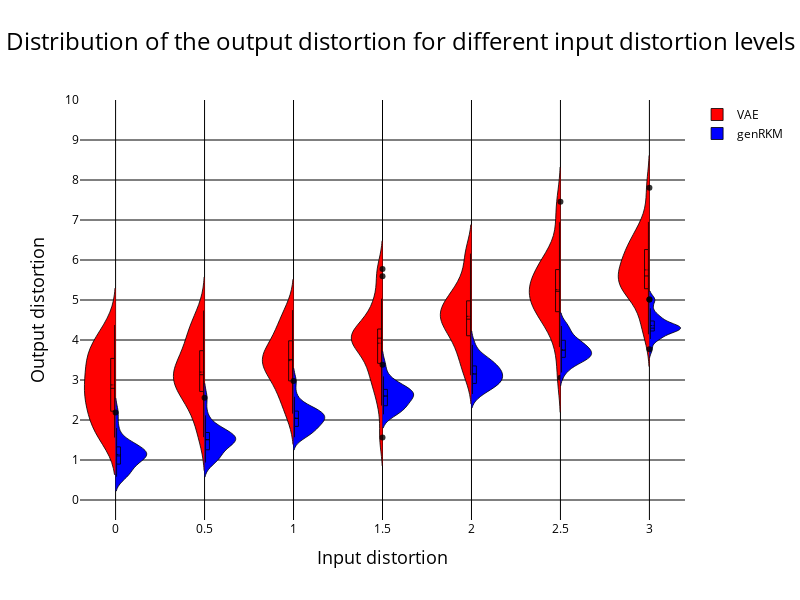

The cell this chart's notebook holds for it:
### Code cell
reference_matrix = [25*[item] for item in reference_points]
#print((reference_matrix))

traces = []

for i in range(len(reference_points)):

    # Create a trace for the holiday distribution
    trace1 = go.Violin(
        x=reference_matrix[i],
        y=Lists_close_distortion_VAE_t[i],
        name='VAE' if i == 0 else None,
        side='negative',
        box_visible=True,
        meanline_visible=True,
        #hovertemplate='Holiday<br>Noise Level: %{y.2f} dB(A)',
        #hoverlabel=dict(namelength=0),
        fillcolor='red',  
        line=dict(color='rgba(0, 0, 0, 0.8)', width=1) ,
        showlegend=(i == 0) 
    )

    # Create a trace for the normal day distribution
    trace2 = go.Violin(
        x=reference_matrix[i], #to put the two graphs next to each other instead of separately
        y=Lists_close_distortion_genRKM_t[i],
        name='genRKM' if i == 0 else None,
        side='positive',
        box_visible=True,
        meanline_visible=True,
        #hovertemplate='Normal Day<br>Noise Level: %{y.2f} dB(A)',
        #hoverlabel=dict(namelength=0),
        fillcolor='blue',
        line=dict(color='rgba(0, 0, 0, 0.8)', width=1) ,
        showlegend=(i == 0)
    )

    traces.append(trace1)
    traces.append(trace2)

# Create the layout for the plot
layout_fig1 = go.Layout(
    title=dict(
        text='Distribution of the output distortion for different input distortion levels',
        x=0.5,
        xanchor='center',
        font=dict(color="black", size=24)
    ),
    title_font=dict(size=24, color="black"),  
    xaxis=dict(
        {'title': 'Input distortion'}, 
        range = [-0.2, 3.2],
        #ticktext = ["false",'Holiday - Normal day'],
        title_font=dict(color="black", size = 18),
        tickfont=dict(color='black'),
        showticklabels=True, 
        tickvals = reference_points, 
        ticktext = reference_points,
        gridcolor='black'),
    yaxis=dict(
        {'title': 'Output distortion'},
        title_font=dict(color="black", size = 18),
        tickfont=dict(color="black"),
        #showticklabels=False,
        range = [-0.5, 10],
        tickvals=list(range(11)),
        gridcolor='black',
        zeroline=True,  # Ensure the zeroline is shown
        zerolinecolor='black',  # Set the color of the zeroline to black
        zerolinewidth=1  # Set the width of the zeroline
        ),
    violingap=0,  # Set the gap between violins to 0 for overlapping
    plot_bgcolor='white',  
    paper_bgcolor='white',  
    legend = dict(font=dict(color='black'))
)

layout_fig1.update(width=800, height=600)

# Create the figure and add the traces
fig1 = go.Figure(data=traces, layout=layout_fig1)

# Show the plot
fig1.show()

### Figure 1 — Plotly figure (JSON) as saved in the notebook; plotly's stock layout.template omitted (floating-point values rounded to 4 significant figures)
{"data": [{"box": {"visible": true}, "fillcolor": "red", "line": {"color": "rgba(0, 0, 0, 0.8)", "width": 1}, "meanline": {"visible": true}, "name": "VAE", "showlegend": true, "side": "negative", "type": "violin", "x": [0, 0, 0, 0, 0, 0, 0, 0, 0, 0, 0, 0, 0, 0, 0, 0, 0, 0, 0, 0, 0, 0, 0, 0, 0], "y": [3.6, 3.467, 2.297, 1.561, 2.959, 1.905, 3.52, 2.494, 3.946, 2.441, 3.026, 1.57, 4.374, 2.792, 2.717, 4.101, 3.186, 2.756, 3.776, 1.987, 1.747, 3.822, 1.913, 3.448, 2.522]}, {"box": {"visible": true}, "fillcolor": "blue", "line": {"color": "rgba(0, 0, 0, 0.8)", "width": 1}, "meanline": {"visible": true}, "name": "genRKM", "showlegend": true, "side": "positive", "type": "violin", "x": [0, 0, 0, 0, 0, 0, 0, 0, 0, 0, 0, 0, 0, 0, 0, 0, 0, 0, 0, 0, 0, 0, 0, 0, 0], "y": [1.798, 1.09, 0.9074, 0.5819, 1.223, 0.7025, 1.385, 1.077, 2.188, 1.022, 1.062, 0.596, 1.332, 1.17, 1.098, 1.47, 1.139, 1.327, 1.436, 0.7864, 0.8678, 1.161, 0.6719, 1.284, 1.102]}, {"box": {"visible": true}, "fillcolor": "red", "line": {"color": "rgba(0, 0, 0, 0.8)", "width": 1}, "meanline": {"visible": true}, "showlegend": false, "side": "negative", "type": "violin", "x": [0.5, 0.5, 0.5, 0.5, 0.5, 0.5, 0.5, 0.5, 0.5, 0.5, 0.5, 0.5, 0.5, 0.5, 0.5, 0.5, 0.5, 0.5, 0.5, 0.5, 0.5, 0.5, 0.5, 0.5, 0.5], "y": [3.707, 3.449, 2.851, 2.502, 4.162, 2.265, 3.313, 2.706, 4.427, 3.109, 3.132, 1.796, 4.736, 3.258, 2.954, 4.153, 3.645, 2.717, 4.216, 2.289, 3.128, 3.81, 1.571, 2.802, 3.26]}, {"box": {"visible": true}, "fillcolor": "blue", "line": {"color": "rgba(0, 0, 0, 0.8)", "width": 1}, "meanline": {"visible": true}, "showlegend": false, "side": "positive", "type": "violin", "x": [0.5, 0.5, 0.5, 0.5, 0.5, 0.5, 0.5, 0.5, 0.5, 0.5, 0.5, 0.5, 0.5, 0.5, 0.5, 0.5, 0.5, 0.5, 0.5, 0.5, 0.5, 0.5, 0.5, 0.5, 0.5], "y": [2.115, 1.45, 1.274, 0.9366, 1.507, 1.056, 1.751, 1.508, 2.557, 1.435, 1.476, 1.023, 1.716, 1.535, 1.422, 1.83, 1.578, 1.634, 1.807, 1.178, 1.2, 1.573, 1.037, 1.678, 1.414]}, {"box": {"visible": true}, "fillcolor": "red", "line": {"color": "rgba(0, 0, 0, 0.8)", "width": 1}, "meanline": {"visible": true}, "showlegend": false, "side": "negative", "type": "violin", "x": [1, 1, 1, 1, 1, 1, 1, 1, 1, 1, 1, 1, 1, 1, 1, 1, 1, 1, 1, 1, 1, 1, 1, 1, 1], "y": [3.984, 3.979, 3.679, 2.24, 3.711, 2.16, 3.67, 3.336, 4.657, 2.993, 3.326, 2.567, 4.747, 3.363, 3.521, 3.514, 3.566, 3.48, 4.244, 2.931, 2.885, 4.381, 2.639, 4.289, 3.245]}, {"box": {"visible": true}, "fillcolor": "blue", "line": {"color": "rgba(0, 0, 0, 0.8)", "width": 1}, "meanline": {"visible": true}, "showlegend": false, "side": "positive", "type": "violin", "x": [1, 1, 1, 1, 1, 1, 1, 1, 1, 1, 1, 1, 1, 1, 1, 1, 1, 1, 1, 1, 1, 1, 1, 1, 1], "y": [2.581, 1.874, 1.887, 1.616, 1.977, 1.721, 2.35, 1.982, 2.974, 2.038, 2.069, 1.738, 2.25, 2.215, 1.98, 2.289, 2.066, 2.121, 2.262, 1.716, 1.707, 2.198, 1.569, 2.162, 1.931]}, {"box": {"visible": true}, "fillcolor": "red", "line": {"color": "rgba(0, 0, 0, 0.8)", "width": 1}, "meanline": {"visible": true}, "showlegend": false, "side": "negative", "type": "violin", "x": [1.5, 1.5, 1.5, 1.5, 1.5, 1.5, 1.5, 1.5, 1.5, 1.5, 1.5, 1.5, 1.5, 1.5, 1.5, 1.5, 1.5, 1.5, 1.5, 1.5, 1.5, 1.5, 1.5, 1.5, 1.5], "y": [4.417, 4.182, 3.881, 3.345, 5.033, 3.082, 4.189, 3.806, 5.774, 3.441, 2.99, 1.561, 5.592, 4.118, 3.909, 4.716, 4.813, 3.562, 4.157, 4.227, 2.768, 4.046, 2.361, 4.046, 4.004]}, {"box": {"visible": true}, "fillcolor": "blue", "line": {"color": "rgba(0, 0, 0, 0.8)", "width": 1}, "meanline": {"visible": true}, "showlegend": false, "side": "positive", "type": "violin", "x": [1.5, 1.5, 1.5, 1.5, 1.5, 1.5, 1.5, 1.5, 1.5, 1.5, 1.5, 1.5, 1.5, 1.5, 1.5, 1.5, 1.5, 1.5, 1.5, 1.5, 1.5, 1.5, 1.5, 1.5, 1.5], "y": [3.09, 2.462, 2.361, 2.14, 2.49, 2.342, 2.879, 2.595, 3.379, 2.599, 2.675, 2.241, 2.874, 2.752, 2.634, 2.805, 2.592, 2.651, 2.926, 2.242, 2.268, 2.717, 2.145, 2.699, 2.424]}, {"box": {"visible": true}, "fillcolor": "red", "line": {"color": "rgba(0, 0, 0, 0.8)", "width": 1}, "meanline": {"visible": true}, "showlegend": false, "side": "negative", "type": "violin", "x": [2, 2, 2, 2, 2, 2, 2, 2, 2, 2, 2, 2, 2, 2, 2, 2, 2, 2, 2, 2, 2, 2, 2, 2, 2], "y": [5.533, 4.721, 4.392, 4.051, 4.458, 3.595, 4.922, 5.359, 6.136, 4.521, 4.751, 3.119, 6.159, 4.865, 4.124, 4.962, 4.778, 3.869, 5.356, 3.657, 4.487, 5.031, 3.255, 4.473, 4.233]}, {"box": {"visible": true}, "fillcolor": "blue", "line": {"color": "rgba(0, 0, 0, 0.8)", "width": 1}, "meanline": {"visible": true}, "showlegend": false, "side": "positive", "type": "violin", "x": [2, 2, 2, 2, 2, 2, 2, 2, 2, 2, 2, 2, 2, 2, 2, 2, 2, 2, 2, 2, 2, 2, 2, 2, 2], "y": [3.603, 3.004, 2.925, 2.649, 3.028, 2.867, 3.464, 3.073, 3.879, 3.147, 3.234, 2.655, 3.547, 3.315, 3.275, 3.487, 3.124, 3.176, 3.469, 2.879, 2.885, 3.255, 2.802, 3.297, 2.949]}, {"box": {"visible": true}, "fillcolor": "red", "line": {"color": "rgba(0, 0, 0, 0.8)", "width": 1}, "meanline": {"visible": true}, "showlegend": false, "side": "negative", "type": "violin", "x": [2.5, 2.5, 2.5, 2.5, 2.5, 2.5, 2.5, 2.5, 2.5, 2.5, 2.5, 2.5, 2.5, 2.5, 2.5, 2.5, 2.5, 2.5, 2.5, 2.5, 2.5, 2.5, 2.5, 2.5, 2.5], "y": [5.879, 5.479, 5.051, 4.721, 5.72, 4.513, 5.514, 5.218, 7.455, 5.173, 5.594, 4.649, 6.944, 4.743, 4.239, 6.092, 6.056, 5.107, 6.096, 5.016, 3.823, 5.332, 3.059, 5.318, 4.668]}, {"box": {"visible": true}, "fillcolor": "blue", "line": {"color": "rgba(0, 0, 0, 0.8)", "width": 1}, "meanline": {"visible": true}, "showlegend": false, "side": "positive", "type": "violin", "x": [2.5, 2.5, 2.5, 2.5, 2.5, 2.5, 2.5, 2.5, 2.5, 2.5, 2.5, 2.5, 2.5, 2.5, 2.5, 2.5, 2.5, 2.5, 2.5, 2.5, 2.5, 2.5, 2.5, 2.5, 2.5], "y": [3.998, 3.603, 3.522, 3.188, 3.596, 3.582, 3.997, 3.628, 4.349, 3.755, 3.858, 3.318, 4.326, 3.806, 3.992, 4.261, 3.741, 3.641, 4.019, 3.673, 3.464, 3.81, 3.482, 3.832, 3.509]}, {"box": {"visible": true}, "fillcolor": "red", "line": {"color": "rgba(0, 0, 0, 0.8)", "width": 1}, "meanline": {"visible": true}, "showlegend": false, "side": "negative", "type": "violin", "x": [3, 3, 3, 3, 3, 3, 3, 3, 3, 3, 3, 3, 3, 3, 3, 3, 3, 3, 3, 3, 3, 3, 3, 3, 3], "y": [6.194, 6.232, 4.608, 5.191, 6.349, 5.095, 5.503, 5.276, 7.806, 5.462, 5.434, 4.142, 6.953, 5.956, 5.427, 6.587, 6.349, 5.601, 6.713, 5.88, 5.284, 5.464, 4.457, 5.881, 5.966]}, {"box": {"visible": true}, "fillcolor": "blue", "line": {"color": "rgba(0, 0, 0, 0.8)", "width": 1}, "meanline": {"visible": true}, "showlegend": false, "side": "positive", "type": "violin", "x": [3, 3, 3, 3, 3, 3, 3, 3, 3, 3, 3, 3, 3, 3, 3, 3, 3, 3, 3, 3, 3, 3, 3, 3, 3], "y": [4.444, 4.139, 4.218, 3.768, 4.273, 4.294, 4.577, 4.227, 4.792, 4.255, 4.39, 4.028, 5.015, 4.318, 4.571, 5.011, 4.291, 4.267, 4.597, 4.432, 4.072, 4.341, 4.296, 4.366, 4.026]}], "layout": {"height": 600, "legend": {"font": {"color": "black"}}, "paper_bgcolor": "white", "plot_bgcolor": "white", "title": {"font": {"color": "black", "size": 24}, "text": "Distribution of the output distortion for different input distortion levels", "x": 0.5, "xanchor": "center"}, "violingap": 0, "width": 800, "xaxis": {"gridcolor": "black", "range": [-0.2, 3.2], "showticklabels": true, "tickfont": {"color": "black"}, "ticktext": [0, 0.5, 1, 1.5, 2, 2.5, 3], "tickvals": [0, 0.5, 1, 1.5, 2, 2.5, 3], "title": {"font": {"color": "black", "size": 18}, "text": "Input distortion"}}, "yaxis": {"gridcolor": "black", "range": [-0.5, 10], "tickfont": {"color": "black"}, "tickvals": [0, 1, 2, 3, 4, 5, 6, 7, 8, 9, 10], "title": {"font": {"color": "black", "size": 18}, "text": "Output distortion"}, "zeroline": true, "zerolinecolor": "black", "zerolinewidth": 1}}}
